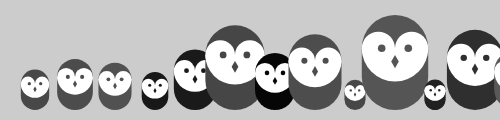
Frame 1 (no input)
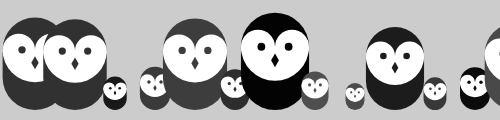
Frame 60 (no input)
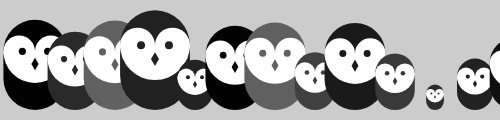
Frame 120 (the mouse pressed at the canvas centre since frame 60)

The p5.js sketch that drew these frames (run headless with seeded random() and noise() and a simulated clock; from frame 60 on, the mouse is pressed at the canvas centre):

// p5.js sketch
// ── sketch.js
/* 
note:
  translate() is used to move the origin (0, 0) to 110 pixeis over and 110 pixeis down. 

*/

function setup(){
  createCanvas(500, 120);
}

function draw(){
  background(204);
  for (var i = 35; i < width +40; i += 40){
    var gray = int (random(0, 102));
    var scaler = random(0.25, 1.0);
    owl(i, 110, gray, scaler);
  }
}
  
function owl(x, y, g, s){
  push();
  translate(x, y);
  scale(s); // set the scale
  stroke(g); //set the gray value
  strokeWeight(70);
  line(0, -35, 0, -65); // body
  noStroke();
  fill(255);
  ellipse(-17.5, -65, 35, 35); // left eye dome
  ellipse(17.5, -65, 35, 35); // right eye dome
  arc(0, -65, 70, 70, 0, PI); // chin
  fill(g);
  ellipse(-14, -65, 8, 8); // left eye 
  ellipse(14, -65, 8, 8); // right eye
  quad(0, -58, 4, -51, 0, -44, -4, -51); // beak 
  pop();
}
  
